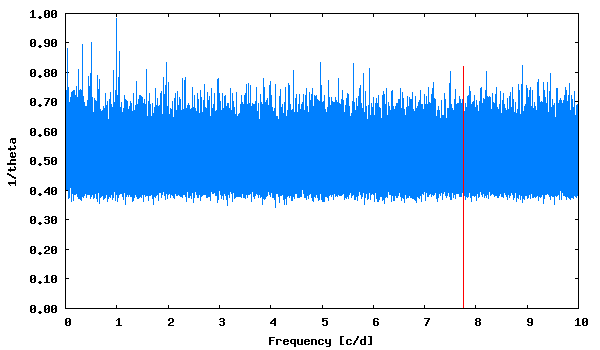

This figure's gnuplot source:
set term png size 600,350 medium
set colors classic
set output "phase_lc_9.lk.png"
set xlabel "Frequency [c/d]"
set ylabel "1/theta"
set format y "%5.2f"
plot [] "lk.periodogram" using 1:2 with lines linecolor 3 title "", "<echo '7.752291  0.82'" with impulses linecolor 1 title ""
 
